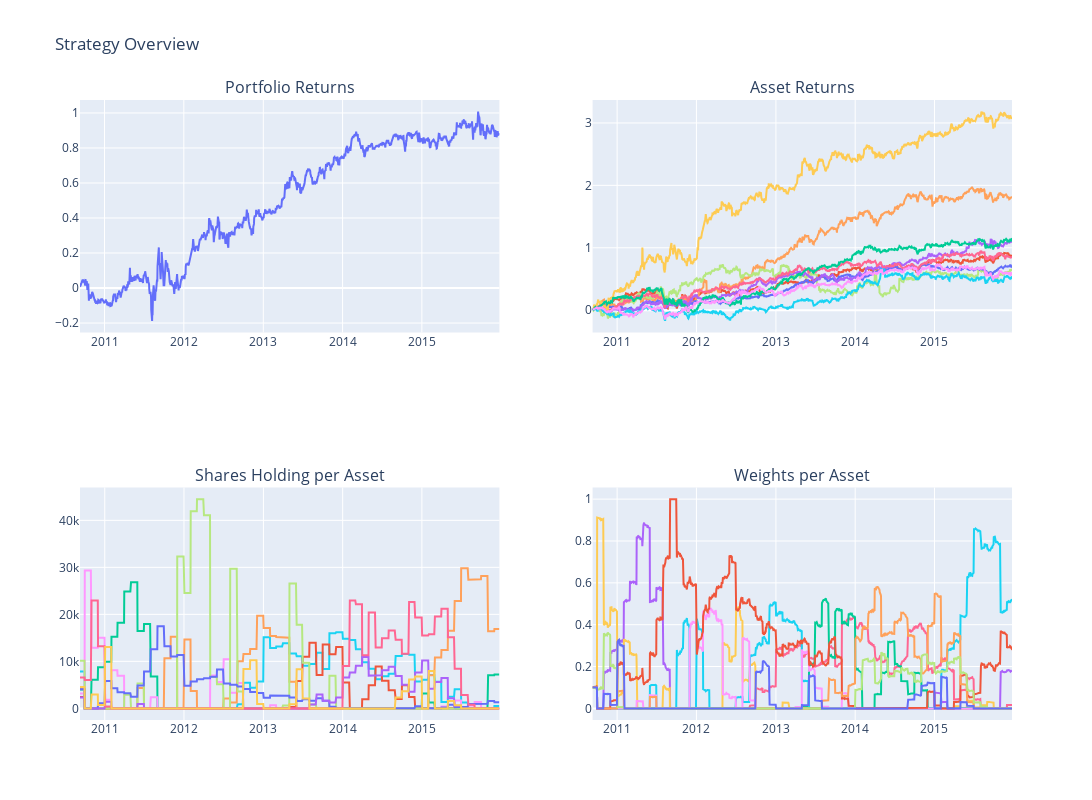

Notebook cell for this chart:
### Code cell
import plotly.graph_objs as go
from plotly.subplots import make_subplots

# Create subplot layout
fig = make_subplots(rows=2, cols=2, subplot_titles=('Portfolio Returns', 'Asset Returns', 'Shares Holding per Asset', 'Weights per Asset'))

# Add traces to the subplots
fig.add_trace(go.Scatter(x=stock_data.index, y=stock_data['Portfolio_Value_rets'].cumsum(), name='Portfolio'), row=1, col=1)

for s in stocks:
    fig.add_trace(go.Scatter(x=stock_data.index, y=stock_data[f'{s}_rets'].cumsum(), name=f'{s}'), row=1, col=2)
    fig.add_trace(go.Scatter(x=shares_df.index, y=shares_df[f'{s}_shares'], name=f'{s}'), row=2, col=1)
    fig.add_trace(go.Scatter(x=stock_data.index, y=stock_data[f'{s}_weight'], name=f'{s}'), row=2, col=2)

# Update subplot layout
fig.update_layout(height=800, width=1200, title='Strategy Overview', showlegend=False)

# Display the plot
fig.show()

### Figure 1 — Plotly figure (JSON) as saved in the notebook; plotly's stock layout.template omitted (floating-point values rounded to 4 significant figures; data arrays with more than 128 entries replaced by an {"elided": "..."} marker saying what was removed)
{"data": [{"name": "Portfolio", "type": "scatter", "x": {"elided": "1333 str values"}, "xaxis": "x", "y": {"elided": "1333 float values"}, "yaxis": "y"}, {"name": "DHR", "type": "scatter", "x": {"elided": "1333 str values"}, "xaxis": "x2", "y": {"elided": "1333 float values"}, "yaxis": "y2"}, {"name": "DHR", "type": "scatter", "x": {"elided": "1334 str values"}, "xaxis": "x3", "y": {"elided": "1334 int values"}, "yaxis": "y3"}, {"name": "DHR", "type": "scatter", "x": {"elided": "1333 str values"}, "xaxis": "x4", "y": {"elided": "1333 float values"}, "yaxis": "y4"}, {"name": "GILD", "type": "scatter", "x": {"elided": "1333 str values"}, "xaxis": "x2", "y": {"elided": "1333 float values"}, "yaxis": "y2"}, {"name": "GILD", "type": "scatter", "x": {"elided": "1334 str values"}, "xaxis": "x3", "y": {"elided": "1334 int values"}, "yaxis": "y3"}, {"name": "GILD", "type": "scatter", "x": {"elided": "1333 str values"}, "xaxis": "x4", "y": {"elided": "1333 float values"}, "yaxis": "y4"}, {"name": "ISRG", "type": "scatter", "x": {"elided": "1333 str values"}, "xaxis": "x2", "y": {"elided": "1333 float values"}, "yaxis": "y2"}, {"name": "ISRG", "type": "scatter", "x": {"elided": "1334 str values"}, "xaxis": "x3", "y": {"elided": "1334 int values"}, "yaxis": "y3"}, {"name": "ISRG", "type": "scatter", "x": {"elided": "1333 str values"}, "xaxis": "x4", "y": {"elided": "1333 float values"}, "yaxis": "y4"}, {"name": "JNJ", "type": "scatter", "x": {"elided": "1333 str values"}, "xaxis": "x2", "y": {"elided": "1333 float values"}, "yaxis": "y2"}, {"name": "JNJ", "type": "scatter", "x": {"elided": "1334 str values"}, "xaxis": "x3", "y": {"elided": "1334 int values"}, "yaxis": "y3"}, {"name": "JNJ", "type": "scatter", "x": {"elided": "1333 str values"}, "xaxis": "x4", "y": {"elided": "1333 float values"}, "yaxis": "y4"}, {"name": "LLY", "type": "scatter", "x": {"elided": "1333 str values"}, "xaxis": "x2", "y": {"elided": "1333 float values"}, "yaxis": "y2"}, {"name": "LLY", "type": "scatter", "x": {"elided": "1334 str values"}, "xaxis": "x3", "y": {"elided": "1334 int values"}, "yaxis": "y3"}, {"name": "LLY", "type": "scatter", "x": {"elided": "1333 str values"}, "xaxis": "x4", "y": {"elided": "1333 float values"}, "yaxis": "y4"}, {"name": "PFE", "type": "scatter", "x": {"elided": "1333 str values"}, "xaxis": "x2", "y": {"elided": "1333 float values"}, "yaxis": "y2"}, {"name": "PFE", "type": "scatter", "x": {"elided": "1334 str values"}, "xaxis": "x3", "y": {"elided": "1334 int values"}, "yaxis": "y3"}, {"name": "PFE", "type": "scatter", "x": {"elided": "1333 str values"}, "xaxis": "x4", "y": {"elided": "1333 float values"}, "yaxis": "y4"}, {"name": "REGN", "type": "scatter", "x": {"elided": "1333 str values"}, "xaxis": "x2", "y": {"elided": "1333 float values"}, "yaxis": "y2"}, {"name": "REGN", "type": "scatter", "x": {"elided": "1334 str values"}, "xaxis": "x3", "y": {"elided": "1334 int values"}, "yaxis": "y3"}, {"name": "REGN", "type": "scatter", "x": {"elided": "1333 str values"}, "xaxis": "x4", "y": {"elided": "1333 float values"}, "yaxis": "y4"}, {"name": "TMO", "type": "scatter", "x": {"elided": "1333 str values"}, "xaxis": "x2", "y": {"elided": "1333 float values"}, "yaxis": "y2"}, {"name": "TMO", "type": "scatter", "x": {"elided": "1334 str values"}, "xaxis": "x3", "y": {"elided": "1334 int values"}, "yaxis": "y3"}, {"name": "TMO", "type": "scatter", "x": {"elided": "1333 str values"}, "xaxis": "x4", "y": {"elided": "1333 float values"}, "yaxis": "y4"}, {"name": "AZN", "type": "scatter", "x": {"elided": "1333 str values"}, "xaxis": "x2", "y": {"elided": "1333 float values"}, "yaxis": "y2"}, {"name": "AZN", "type": "scatter", "x": {"elided": "1334 str values"}, "xaxis": "x3", "y": {"elided": "1334 int values"}, "yaxis": "y3"}, {"name": "AZN", "type": "scatter", "x": {"elided": "1333 str values"}, "xaxis": "x4", "y": {"elided": "1333 float values"}, "yaxis": "y4"}, {"name": "MRK", "type": "scatter", "x": {"elided": "1333 str values"}, "xaxis": "x2", "y": {"elided": "1333 float values"}, "yaxis": "y2"}, {"name": "MRK", "type": "scatter", "x": {"elided": "1334 str values"}, "xaxis": "x3", "y": {"elided": "1334 int values"}, "yaxis": "y3"}, {"name": "MRK", "type": "scatter", "x": {"elided": "1333 str values"}, "xaxis": "x4", "y": {"elided": "1333 float values"}, "yaxis": "y4"}], "layout": {"annotations": [{"font": {"size": 16}, "showarrow": false, "text": "Portfolio Returns", "x": 0.225, "xanchor": "center", "xref": "paper", "y": 1, "yanchor": "bottom", "yref": "paper"}, {"font": {"size": 16}, "showarrow": false, "text": "Asset Returns", "x": 0.775, "xanchor": "center", "xref": "paper", "y": 1, "yanchor": "bottom", "yref": "paper"}, {"font": {"size": 16}, "showarrow": false, "text": "Shares Holding per Asset", "x": 0.225, "xanchor": "center", "xref": "paper", "y": 0.375, "yanchor": "bottom", "yref": "paper"}, {"font": {"size": 16}, "showarrow": false, "text": "Weights per Asset", "x": 0.775, "xanchor": "center", "xref": "paper", "y": 0.375, "yanchor": "bottom", "yref": "paper"}], "height": 800, "showlegend": false, "title": {"text": "Strategy Overview"}, "width": 1200, "xaxis": {"anchor": "y", "domain": [0, 0.45]}, "xaxis2": {"anchor": "y2", "domain": [0.55, 1]}, "xaxis3": {"anchor": "y3", "domain": [0, 0.45]}, "xaxis4": {"anchor": "y4", "domain": [0.55, 1]}, "yaxis": {"anchor": "x", "domain": [0.625, 1]}, "yaxis2": {"anchor": "x2", "domain": [0.625, 1]}, "yaxis3": {"anchor": "x3", "domain": [0, 0.375]}, "yaxis4": {"anchor": "x4", "domain": [0, 0.375]}}}
